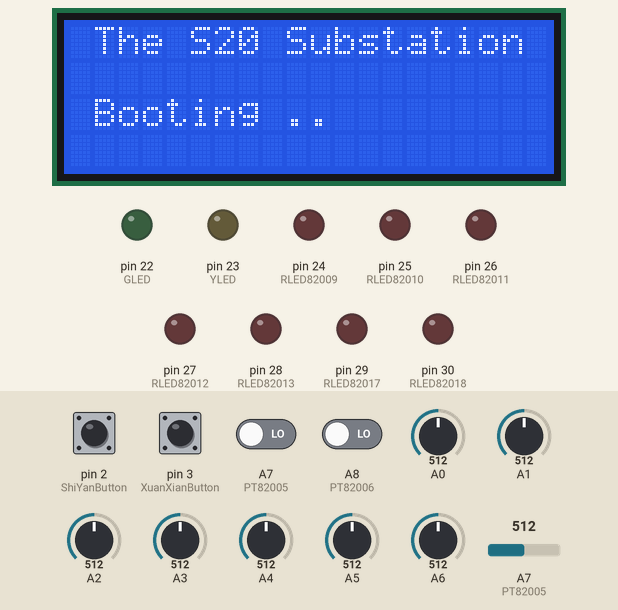
Recording of a sketch running on a simulated Arduino Mega 2560, built with avr-gcc and run on an emulated ATmega2560. Shown: 20×4 character LCD, output pins drawn as LEDs (lit = HIGH). The test bench sets the inputs (shaded band); at power-on: A7 (PT82005), A8 (PT82006), pin 2 (ShiYanButton), pin 3 (XuanXianButton) LOW, A0 = 512, A1 = 512, A2 = 512, A3 = 512, A4 = 512, A5 = 512, A6 = 512, A7 (PT82005) = 512. The local clock reads 2024-03-15 10:24:30 at power-on unless the sketch sets it; the modem accepts every AT command (registered, SIM ready, sends succeed) and sends nothing else; what the sketch prints to the serial monitor is not drawn.

Above: at 1.2 s.
At 7.3 s:
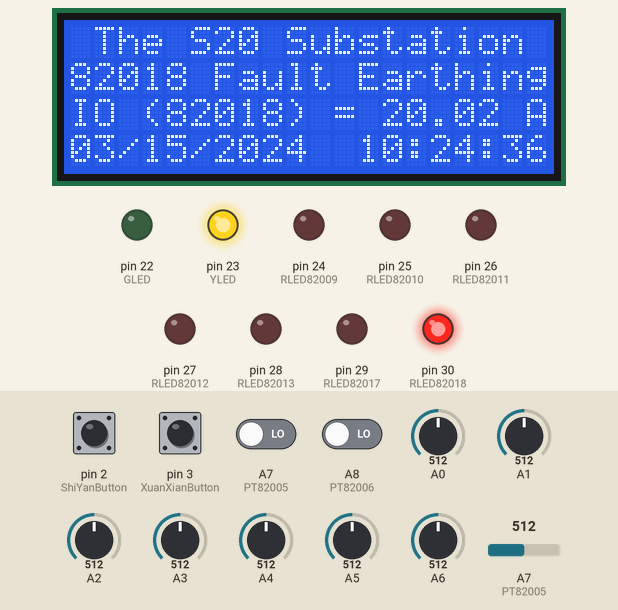
7.4 s: pin 2 (ShiYanButton) pulled HIGH for 0.15 s
At 8.4 s:
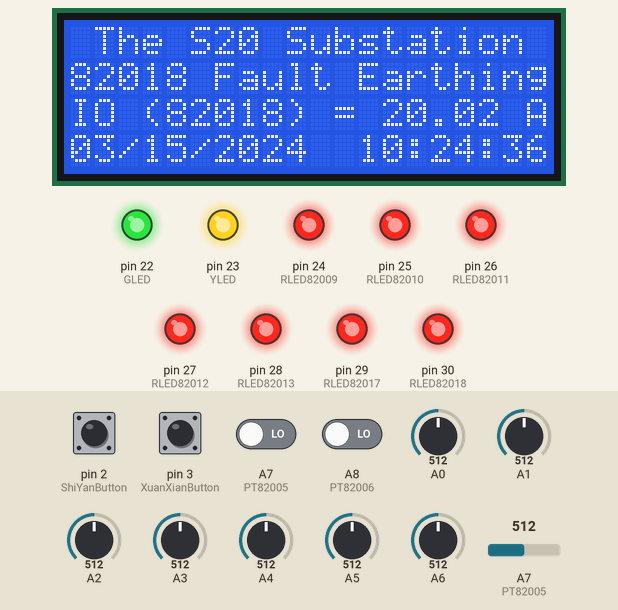
9.0 s: pin 3 (XuanXianButton) pulled HIGH for 0.15 s
Timing chart, 0 to 38.3 s (numbered marks = the images above; inputs shaded):
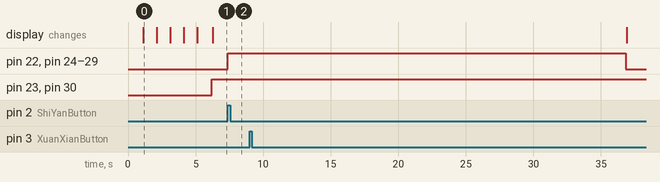

Measured:
- after the input at 7.4 s, pin 22 (GLED), pin 24 (RLED82009), pin 25 (RLED82010), pin 26 (RLED82011), pin 27 (RLED82012), pin 28 (RLED82013), pin 29 (RLED82017): LOW → HIGH at once

The sketch:

JieDiXuanXian-20161119.ino
```cpp
/*
   Name:             JieDiXuanXian.ino
   Created:          2016/10/5 22:28:19
   Author:           张岩
   Hardware:         Arduino MEGA 2560、LED、LCD、时间芯片、按钮、导线、电流变送器、电压变送器、直流电源
   Aescription:      根据零序电流的大小来判断接地的线路
   Update log:       2016-09-05 22：42 检测各条回路的零序电流，当某条回路的零序电流达到定值，红灯发光，蜂鸣器报警
                     2016-09-22 09：13 增加LCD显示屏，增加试验按钮，试验按钮按下，则所有LED亮起，LCD显示屏上显示试验按钮按下
                                       接地时LCD上显示接地的线路名称，接地的零序电流
                     2016-09-25 19：55 增加检测10千伏开口三角处电压，当其大于等于25V时，并满足零序电流定值时，触发报警，接地
                                       时，开口三角电压同时显示在LCD屏幕上
                     2016-09-26 20：28 增加LCD上显示汉字的功能，但是汉字比较小，有些字无法显示完整，如“接”，“零”，等
                     2016-09-28 08：05 增加时间芯片，暂时可显示运行的时刻，发生故障的时刻等，但是不能保存记录，功能待添加
                     2016-10-04 10：10 算法不准确，根据单相接地时，接地电流为非故障线路电容电流之和，更新算法，各条线路的零序
                                       电流比较大小，最大的判定为接地线路
                     2016-10-10 19：35 更新算法，优化代码，更新逻辑结构，去除无法识别的LCD文字
                     2016-10-11 21：23 使用外部中断函数实现试验按钮和选线按钮的功能
*/
#include <Wire.h>
#include <Rtc_Pcf8563.h>
#include <LiquidCrystal_I2C.h>
LiquidCrystal_I2C lcd( 0x27, 20, 4 );


Rtc_Pcf8563 rtc;

const int  ShiYanButton  = 2;    /* 实验按钮 */
const int XuanXianButton  = 3;    /*选线按钮 */

const int CT82009 = A0;           /* 10千伏I段电压互感器82009的零序电流互感器 */
const int CT82010 = A1;           /* 10千伏II段电压互感器82010的零序电流互感器 */
const int CT82011 = A2;           /* 10千伏升382甲线82011的零序电流互感器 */
const int CT82012 = A3;           /* 10千伏升382乙线82012的零序电流互感器 */
const int CT82013 = A4;           /* 10千伏尚12甲线82013的零序电流互感器 */
const int CT82017 = A5;           /* 10千伏东12甲线82017的零序电流互感器 */
const int CT82018 = A6;           /* 10千伏东12乙线82018的零序电流互感器 */
const int PT82005 = A7;           /* 10千伏I段电压互感器82005的开口三角 */
const int PT82006 = A8;           /* 10千伏II段电压互感器82006的开口三角 */

const int GLED  = 22;           /* 绿灯，正常运行灯 */
const int YLED  = 23;           /* 黄灯，报警时闪烁 */

const int RLED82009 = 24;   /* 红灯，接地选线灯，82009 */
const int RLED82010 = 25;   /* 红灯，接地选线灯，82010 */
const int RLED82011 = 26;   /* 红灯，接地选线灯，82011 */
const int RLED82012 = 27;   /* 红灯，接地选线灯，82012 */
const int RLED82013 = 28;   /* 红灯，接地选线灯，82013 */
const int RLED82017 = 29;   /* 红灯，接地选线灯，82017 */
const int RLED82018 = 30;   /* 红灯，接地选线灯，82018 */

const int I0limit = 153;          /* 零序电流整定值（153相当于6A） */
const int U0limit = 153;          /* 开口三角电压整定值（变比待测） */

const int Lcdtime   = 1000; /* LCD屏幕刷新速度 */
const int DelayTime = 50;   /* 延时时间 */
const int LedDelayTime  = 1000; /* LED延时时间 */

int a, b, c, d, e, f, g;
String  A, B, C, D, E, F, G;

volatile int  ShiYanButtonstate = LOW;
volatile int  XuanXianButtonstate = LOW;

const int delayGSM = 2000;

void gsmCN() {
  Serial1.println("AT");
  delay(delayGSM);
  Serial1.println("AT+CMGF=1");
  delay(delayGSM);
  Serial1.println("AT+CSMP=17,167,2,25");
  delay(delayGSM);
  Serial1.println("AT+CSCS=\"UCS2\"");
  delay(delayGSM);
  Serial1.println("AT+CMGS=\"00310035003200340035003900380031003500380036\"");
  delay(delayGSM);
  Serial1.print("53470032003053D87535624053D1751F00310030006B005663A557306545969CFF0C6B63572868C06D4B63A557307EBF8DEFFF0C8BF77B495F854E0B4E00676177ED4FE1768462A5544A");
  delay(delayGSM);
  Serial1.println((char)26);
  delay(delayGSM);
}
void gsmEN() {
  Serial1.println("AT");
  delay(delayGSM);
  Serial1.println("AT+CMGF=1");
  delay(delayGSM);
  Serial1.println("AT+CSCS=\"GSM\"");
  delay(delayGSM);
  Serial1.println("AT+CMGS=\"15245981586\"");
  delay(delayGSM);
  Serial1.print("Fault Earthing Line is ");
  Serial1.print(G);
  Serial1.print( "." );
  Serial1.print( "Electric current is " );
  Serial1.print( g / 25.575 );
  Serial1.print( "A" );
  Serial1.print( "." );
  delay(delayGSM);
  Serial1.println((char)26);
  delay(delayGSM);
}

void setup()
{
  Serial.begin( 9600 );
  Serial1.begin(115200);
  lcd.init();
  lcd.backlight();
  lcd.setCursor( 1, 1 );
  lcd.printstr( "The S20 Substation" );
  delay( DelayTime * 20 );
  lcd.clear();
  lcd.setCursor( 1, 0 );
  lcd.printstr( "The S20 Substation" );
  lcd.setCursor( 1, 2 );
  lcd.printstr( "Booting" );
  for ( int Boot = 9; Boot <= 17; Boot += 2 )
  {
    lcd.setCursor( Boot, 2 );
    lcd.printstr( ".." );
    delay( LedDelayTime );
  }


  /*
     初始化时钟命令，默认时钟已经调好
     rtc.initClock();//初始化时钟
     rtc.setDate(28, 3, 9, 0, 16);//日, 星期, 月, 世纪(1=1900, 0=2000), 年(0-99)
     rtc.setTime(20, 05, 00);//时，分，秒
  */
  pinMode( ShiYanButton, INPUT );
  pinMode( XuanXianButton, INPUT );

  pinMode( GLED, OUTPUT );
  pinMode( YLED, OUTPUT );
  pinMode( RLED82009, OUTPUT );
  pinMode( RLED82010, OUTPUT );
  pinMode( RLED82011, OUTPUT );
  pinMode( RLED82012, OUTPUT );
  pinMode( RLED82013, OUTPUT );
  pinMode( RLED82017, OUTPUT );
  pinMode( RLED82018, OUTPUT );


  /*digitalWrite(GLED, HIGH);
     digitalWrite(YLED, LOW);
     digitalWrite(RLED82009, LOW);
     digitalWrite(RLED82010, LOW);
     digitalWrite(RLED82011, LOW);
     digitalWrite(RLED82012, LOW);
     digitalWrite(RLED82013, LOW);
     digitalWrite(RLED82017, LOW);
     digitalWrite(RLED82018, LOW);
  */
}


void XuanXianbutton()
{
  XuanXianButtonstate = !XuanXianButtonstate;
  delay( DelayTime );
  Serial.print( " IO(82009):" );
  Serial.print( a );
  Serial.print( "A" );
  Serial.print( " IO(82010):" );
  Serial.print( b );
  Serial.print( "A" );
  Serial.print( " IO(82011):" );
  Serial.print( c );
  Serial.print( "A" );
  Serial.print( " IO(82012):" );
  Serial.print( d );
  Serial.print( "A" );
  Serial.print( " IO(82013):" );
  Serial.print( e );
  Serial.print( "A" );
  Serial.print( " IO(82017):" );
  Serial.print( f );
  Serial.print( "A" );
  Serial.print( " IO(82018):" );
  Serial.print( g );
  Serial.print( "A" );
  Serial.print( " UO(82005):" );
  Serial.print( digitalRead(PT82005)  );
  Serial.print( "V" );
  Serial.print( " UO(82006):" );
  Serial.print( digitalRead(PT82006)  );
  Serial.println( "V" );
  delay( DelayTime );
}


void ShiYanbutton()
{
  ShiYanButtonstate = !ShiYanButtonstate;
  digitalWrite( GLED, HIGH );
  digitalWrite( YLED, HIGH );
  digitalWrite( RLED82009, HIGH );
  digitalWrite( RLED82010, HIGH );
  digitalWrite( RLED82011, HIGH );
  digitalWrite( RLED82012, HIGH );
  digitalWrite( RLED82013, HIGH );
  digitalWrite( RLED82017, HIGH );
  digitalWrite( RLED82018, HIGH );
}


void loop()
{
  /* 试验按钮外部中断 */
  attachInterrupt( 0, ShiYanbutton, CHANGE );
  /*选线按钮外部中断 */
  attachInterrupt( 1, XuanXianbutton, RISING );
  /* 系统正常运行时LCD的显示 */
  lcd.clear();
  lcd.setCursor( 1, 0 );
  lcd.printstr( "The S20 Substation" );
  lcd.setCursor( 2, 2 );
  lcd.printstr( "Running normally" );
  lcd.setCursor( 0, 3 );
  lcd.printstr( rtc.formatDate() );
  lcd.setCursor( 12, 3 );
  lcd.print( rtc.formatTime() );

  digitalWrite( GLED, HIGH );
  digitalWrite( YLED, LOW );
  digitalWrite( RLED82009, LOW );
  digitalWrite( RLED82010, LOW );
  digitalWrite( RLED82011, LOW );
  digitalWrite( RLED82012, LOW );
  digitalWrite( RLED82013, LOW );
  digitalWrite( RLED82017, LOW );
  digitalWrite( RLED82018, LOW );

  /* a=(82009---82010) */
  if ( analogRead( A0 ) > analogRead( A1 ) )
  {
    a = analogRead( A0 );
    A = "82009";
  } else {
    a = analogRead( A1 );
    A = "82010";
  }
  /* b=(82011---82012) */
  if ( analogRead( A2 ) > analogRead( A3 ) )
  {
    b = analogRead( A2 );
    B = "82011";
  } else {
    b = analogRead( A3 );
    B = "82012";
  }
  /* c=(82013---82017) */
  if ( analogRead( A4 ) > analogRead( A5 ) )
  {
    c = analogRead( A4 );
    C = "82013";
  } else {
    c = analogRead( A5 );
    C = "82017";
  }
  d = analogRead( A6 );
  D = "82018";
  /* f=(82009---82010--82011--82012) */
  if ( a > b )
  {
    e = a;
    E = A;
  } else {
    e = b;
    E = B;
  }
  /* g=(82013---82017--82018) */
  if ( c > d )
  {
    f = c;
    F = C;
  } else {
    f = d;
    F = D;
  }
  /* ALL */
  if ( e > f )
  {
    g = e;
    G = E;
  } else {
    g = f;
    G = F;
  }
  if ( (G == "82009") && (analogRead( A0 ) >= I0limit) && ((analogRead(PT82005) >= U0limit) || (analogRead(PT82006) >= U0limit)) )
  {
    digitalWrite( GLED, LOW );
    digitalWrite( YLED, HIGH );
    digitalWrite( RLED82009, HIGH );
    digitalWrite( RLED82010, LOW );
    digitalWrite( RLED82011, LOW );
    digitalWrite( RLED82012, LOW );
    digitalWrite( RLED82013, LOW );
    digitalWrite( RLED82017, LOW );
    digitalWrite( RLED82018, LOW );
    lcd.clear();
    lcd.setCursor( 1, 0 );
    lcd.printstr( "The S20 Substation" );
    lcd.setCursor( 0, 1 );
    lcd.print( G );
    lcd.setCursor( 6, 1 );
    lcd.printstr( "Fault Earthing" );
    lcd.setCursor( 0, 2 );
    lcd.printstr( "IO" );
    lcd.setCursor( 3, 2 );
    lcd.print( "(" );
    lcd.setCursor( 4, 2 );
    lcd.print( G );
    lcd.setCursor( 9, 2 );
    lcd.print( ")" );
    lcd.setCursor( 11, 2 );
    lcd.printstr( "=" );
    lcd.setCursor( 13, 2 );
    lcd.print( g / 25.575 );
    lcd.setCursor( 19, 2 );
    lcd.printstr( "A" );
    lcd.setCursor( 0, 3 );
    lcd.printstr( rtc.formatDate() );
    lcd.setCursor( 12, 3 );
    lcd.print( rtc.formatTime() );
    gsmCN();
    delay(delayGSM);
    gsmEN();
    Serial.print( "Fault Earthing Line is " );
    Serial.print( G );
    Serial.print( ".  " );
    Serial.print( "Electric current is " );
    Serial.print( g / 25.575 );
    Serial.print( "A" );
    Serial.println( "." );
    delay( DelayTime * 50 );
  } else if ( (G == "82010") && (analogRead( A1 ) >= I0limit) && ((analogRead(PT82005) >= U0limit) || (analogRead(PT82006) >= U0limit)) )
  {
    digitalWrite( GLED, LOW );
    digitalWrite( YLED, HIGH );
    digitalWrite( RLED82009, LOW );
    digitalWrite( RLED82010, HIGH );
    digitalWrite( RLED82011, LOW );
    digitalWrite( RLED82012, LOW );
    digitalWrite( RLED82013, LOW );
    digitalWrite( RLED82017, LOW );
    digitalWrite( RLED82018, LOW );
    lcd.clear();
    lcd.setCursor( 1, 0 );
    lcd.printstr( "The S20 Substation" );
    lcd.setCursor( 0, 1 );
    lcd.print( G );
    lcd.setCursor( 6, 1 );
    lcd.printstr( "Fault Earthing" );
    lcd.setCursor( 0, 2 );
    lcd.printstr( "IO" );
    lcd.setCursor( 3, 2 );
    lcd.print( "(" );
    lcd.setCursor( 4, 2 );
    lcd.print( G );
    lcd.setCursor( 9, 2 );
    lcd.print( ")" );
    lcd.setCursor( 11, 2 );
    lcd.printstr( "=" );
    lcd.setCursor( 13, 2 );
    lcd.print( g / 25.575 );
    lcd.setCursor( 19, 2 );
    lcd.printstr( "A" );
    lcd.setCursor( 0, 3 );
    lcd.printstr( rtc.formatDate() );
    lcd.setCursor( 12, 3 );
    lcd.print( rtc.formatTime() );
    gsmCN();
    delay(delayGSM);
    gsmEN();
    Serial.print( "Fault Earthing Line is " );
    Serial.print( G );
    Serial.print( ".  " );
    Serial.print( "Electric current is " );
    Serial.print( g / 25.575 );
    Serial.print( "A" );
    Serial.println( "." );
    delay( DelayTime * 50 );
  } else if ( (G == "82011") && (analogRead( A2 ) >= I0limit) && ((analogRead(PT82005) >= U0limit) || (analogRead(PT82006) >= U0limit)) )
  {
    digitalWrite( GLED, LOW );
    digitalWrite( YLED, HIGH );
    digitalWrite( RLED82009, LOW );
    digitalWrite( RLED82010, LOW );
    digitalWrite( RLED82011, HIGH );
    digitalWrite( RLED82012, LOW );
    digitalWrite( RLED82013, LOW );
    digitalWrite( RLED82017, LOW );
    digitalWrite( RLED82018, LOW );
    lcd.clear();
    lcd.setCursor( 1, 0 );
    lcd.printstr( "The S20 Substation" );
    lcd.setCursor( 0, 1 );
    lcd.print( G );
    lcd.setCursor( 6, 1 );
    lcd.printstr( "Fault Earthing" );
    lcd.setCursor( 0, 2 );
    lcd.printstr( "IO" );
    lcd.setCursor( 3, 2 );
    lcd.print( "(" );
    lcd.setCursor( 4, 2 );
    lcd.print( G );
    lcd.setCursor( 9, 2 );
    lcd.print( ")" );
    lcd.setCursor( 11, 2 );
    lcd.printstr( "=" );
    lcd.setCursor( 13, 2 );
    lcd.print( g / 25.575 );
    lcd.setCursor( 19, 2 );
    lcd.printstr( "A" );
    lcd.setCursor( 0, 3 );
    lcd.printstr( rtc.formatDate() );
    lcd.setCursor( 12, 3 );
    lcd.print( rtc.formatTime() );
    gsmCN();
    delay(delayGSM);
    gsmEN();
    Serial.print( "Fault Earthing Line is " );
    Serial.print( G );
    Serial.print( ".  " );
    Serial.print( "Electric current is " );
    Serial.print( g / 25.575 );
    Serial.print( "A" );
    Serial.println( "." );
    delay( DelayTime * 50 );
  } else if ( (G == "82012") && (analogRead( A3 ) >= I0limit) && ((analogRead(PT82005) >= U0limit) || (analogRead(PT82006) >= U0limit)) )
  {
    digitalWrite( GLED, LOW );
    digitalWrite( YLED, HIGH );
    digitalWrite( RLED82009, LOW );
    digitalWrite( RLED82010, LOW );
    digitalWrite( RLED82011, LOW );
    digitalWrite( RLED82012, HIGH );
    digitalWrite( RLED82013, LOW );
    digitalWrite( RLED82017, LOW );
    digitalWrite( RLED82018, LOW );
    lcd.clear();
    lcd.setCursor( 1, 0 );
    lcd.printstr( "The S20 Substation" );
    lcd.setCursor( 0, 1 );
    lcd.print( G );
    lcd.setCursor( 6, 1 );
    lcd.printstr( "Fault Earthing" );
    lcd.setCursor( 0, 2 );
    lcd.printstr( "IO" );
    lcd.setCursor( 3, 2 );
    lcd.print( "(" );
    lcd.setCursor( 4, 2 );
    lcd.print( G );
    lcd.setCursor( 9, 2 );
    lcd.print( ")" );
    lcd.setCursor( 11, 2 );
    lcd.printstr( "=" );
    lcd.setCursor( 13, 2 );
    lcd.print( g / 25.575 );
    lcd.setCursor( 19, 2 );
    lcd.printstr( "A" );
    lcd.setCursor( 0, 3 );
    lcd.printstr( rtc.formatDate() );
    lcd.setCursor( 12, 3 );
    lcd.print( rtc.formatTime() );
    gsmCN();
    delay(delayGSM);
    gsmEN();
    Serial.print( "Fault Earthing Line is " );
    Serial.print( G );
    Serial.print( ".  " );
    Serial.print( "Electric current is " );
    Serial.print( g / 25.575 );
    Serial.print( "A" );
    Serial.println( "." );
    delay( DelayTime * 50 );
  } else if ( (G == "82013") && (analogRead( A4 ) >= I0limit) && ((analogRead(PT82005) >= U0limit) || (analogRead(PT82006) >= U0limit)) )
  {
    digitalWrite( GLED, LOW );
    digitalWrite( YLED, HIGH );
    digitalWrite( RLED82009, LOW );
    digitalWrite( RLED82010, LOW );
    digitalWrite( RLED82011, LOW );
    digitalWrite( RLED82012, LOW );
    digitalWrite( RLED82013, HIGH );
    digitalWrite( RLED82017, LOW );
    digitalWrite( RLED82018, LOW );
    lcd.clear();
    lcd.setCursor( 1, 0 );
    lcd.printstr( "The S20 Substation" );
    lcd.setCursor( 0, 1 );
    lcd.print( G );
    lcd.setCursor( 6, 1 );
    lcd.printstr( "Fault Earthing" );
    lcd.setCursor( 0, 2 );
    lcd.printstr( "IO" );
    lcd.setCursor( 3, 2 );
    lcd.print( "(" );
    lcd.setCursor( 4, 2 );
    lcd.print( G );
    lcd.setCursor( 9, 2 );
    lcd.print( ")" );
    lcd.setCursor( 11, 2 );
    lcd.printstr( "=" );
    lcd.setCursor( 13, 2 );
    lcd.print( g / 25.575 );
    lcd.setCursor( 19, 2 );
    lcd.printstr( "A" );
    lcd.setCursor( 0, 3 );
    lcd.printstr( rtc.formatDate() );
    lcd.setCursor( 12, 3 );
    lcd.print( rtc.formatTime() );
    gsmCN();
    delay(delayGSM);
    gsmEN();
    Serial.print( "Fault Earthing Line is " );
    Serial.print( G );
    Serial.print( ".  " );
    Serial.print( "Electric current is " );
    Serial.print( g / 25.575 );
    Serial.print( "A" );
    Serial.println( "." );
    delay( DelayTime * 50 );
  } else if ( (G == "82017") && (analogRead( A5 ) >= I0limit) && ((analogRead(PT82005) >= U0limit) || (analogRead(PT82006) >= U0limit)) )
  {
    digitalWrite( GLED, LOW );
    digitalWrite( YLED, HIGH );
    digitalWrite( RLED82009, LOW );
    digitalWrite( RLED82010, LOW );
    digitalWrite( RLED82011, LOW );
    digitalWrite( RLED82012, LOW );
    digitalWrite( RLED82013, LOW );
    digitalWrite( RLED82017, HIGH );
    digitalWrite( RLED82018, LOW );
    lcd.clear();
    lcd.setCursor( 1, 0 );
    lcd.printstr( "The S20 Substation" );
    lcd.setCursor( 0, 1 );
    lcd.print( G );
    lcd.setCursor( 6, 1 );
    lcd.printstr( "Fault Earthing" );
    lcd.setCursor( 0, 2 );
    lcd.printstr( "IO" );
    lcd.setCursor( 3, 2 );
    lcd.print( "(" );
    lcd.setCursor( 4, 2 );
    lcd.print( G );
    lcd.setCursor( 9, 2 );
    lcd.print( ")" );
    lcd.setCursor( 11, 2 );
    lcd.printstr( "=" );
    lcd.setCursor( 13, 2 );
    lcd.print( g / 25.575 );
    lcd.setCursor( 19, 2 );
    lcd.printstr( "A" );
    lcd.setCursor( 0, 3 );
    lcd.printstr( rtc.formatDate() );
    lcd.setCursor( 12, 3 );
    lcd.print( rtc.formatTime() );
    gsmCN();
    delay(delayGSM);
    gsmEN();
    Serial.print( "Fault Earthing Line is " );
    Serial.print( G );
    Serial.print( ".  " );
    Serial.print( "Electric current is " );
    Serial.print( g / 25.575 );
    Serial.print( "A" );
    Serial.println( "." );
    delay( DelayTime * 50 );
  } else if ( (G == "82018") && (analogRead( A6 ) >= I0limit) && ((analogRead(PT82005) >= U0limit) || (analogRead(PT82006) >= U0limit)) )
  {
    digitalWrite( GLED, LOW );
    digitalWrite( YLED, HIGH );
    digitalWrite( RLED82009, LOW );
    digitalWrite( RLED82010, LOW );
    digitalWrite( RLED82011, LOW );
    digitalWrite( RLED82012, LOW );
    digitalWrite( RLED82013, LOW );
    digitalWrite( RLED82017, LOW );
    digitalWrite( RLED82018, HIGH );
    lcd.clear();
    lcd.setCursor( 1, 0 );
    lcd.printstr( "The S20 Substation" );
    lcd.setCursor( 0, 1 );
    lcd.print( G );
    lcd.setCursor( 6, 1 );
    lcd.printstr( "Fault Earthing" );
    lcd.setCursor( 0, 2 );
    lcd.printstr( "IO" );
    lcd.setCursor( 3, 2 );
    lcd.print( "(" );
    lcd.setCursor( 4, 2 );
    lcd.print( G );
    lcd.setCursor( 9, 2 );
    lcd.print( ")" );
    lcd.setCursor( 11, 2 );
    lcd.printstr( "=" );
    lcd.setCursor( 13, 2 );
    lcd.print( g / 25.575 );
    lcd.setCursor( 19, 2 );
    lcd.printstr( "A" );
    lcd.setCursor( 0, 3 );
    lcd.printstr( rtc.formatDate() );
    lcd.setCursor( 12, 3 );
    lcd.print( rtc.formatTime() );
    gsmCN();
    delay(delayGSM);
    gsmEN();
    Serial.print( "Fault Earthing Line is " );
    Serial.print( G );
    Serial.print( ".  " );
    Serial.print( "Electric current is " );
    Serial.print( g / 25.575 );
    Serial.print( "A" );
    Serial.println( "." );
    delay( DelayTime * 50 );
  } else {
    digitalWrite( GLED, HIGH );
    digitalWrite( YLED, LOW );
    digitalWrite( RLED82009, LOW );
    digitalWrite( RLED82010, LOW );
    digitalWrite( RLED82011, LOW );
    digitalWrite( RLED82012, LOW );
    digitalWrite( RLED82013, LOW );
    digitalWrite( RLED82017, LOW );
    digitalWrite( RLED82018, LOW );
    Serial.print( "NO Fault Earthing." );
    Serial.print( " IO(82009):" );
    Serial.print( a );
    Serial.print( "A" );
    Serial.print( " IO(82010):" );
    Serial.print( b );
    Serial.print( "A" );
    Serial.print( " IO(82011):" );
    Serial.print( c );
    Serial.print( "A" );
    Serial.print( " IO(82012):" );
    Serial.print( d );
    Serial.print( "A" );
    Serial.print( " IO(82013):" );
    Serial.print( e );
    Serial.print( "A" );
    Serial.print( " IO(82017):" );
    Serial.print( f );
    Serial.print( "A" );
    Serial.print( " IO(82018):" );
    Serial.print( g );
    Serial.print( "A" );
    Serial.print( " UO(82005):" );
    Serial.print( analogRead(PT82005) );
    Serial.print( "V" );
    Serial.print( " UO(82006):" );
    Serial.print( analogRead(PT82006) );
    Serial.println( "V" );
    delay( DelayTime * 50 );
  }
}
/*
   Serial.print("a=");
   Serial.print(a);
   Serial.print(" b=");
   Serial.print(b);
   Serial.print(" c=");
   Serial.print(c);
   Serial.print(" d=");
   Serial.print(d);
   Serial.print(" e=");
   Serial.print(e);
   Serial.print(" f=");
   Serial.print(f);
   Serial.print(" A=");
   Serial.print(A);
   Serial.print(" B=");
   Serial.print(B);
   Serial.print(" C=");
   Serial.print(C);
   Serial.print(" D=");
   Serial.print(D);
   Serial.print(" E=");
   Serial.print(E);
   Serial.print(" F=");
   Serial.print(F);
   Serial.print(" G=");
   Serial.println(G);
   }*/
```
